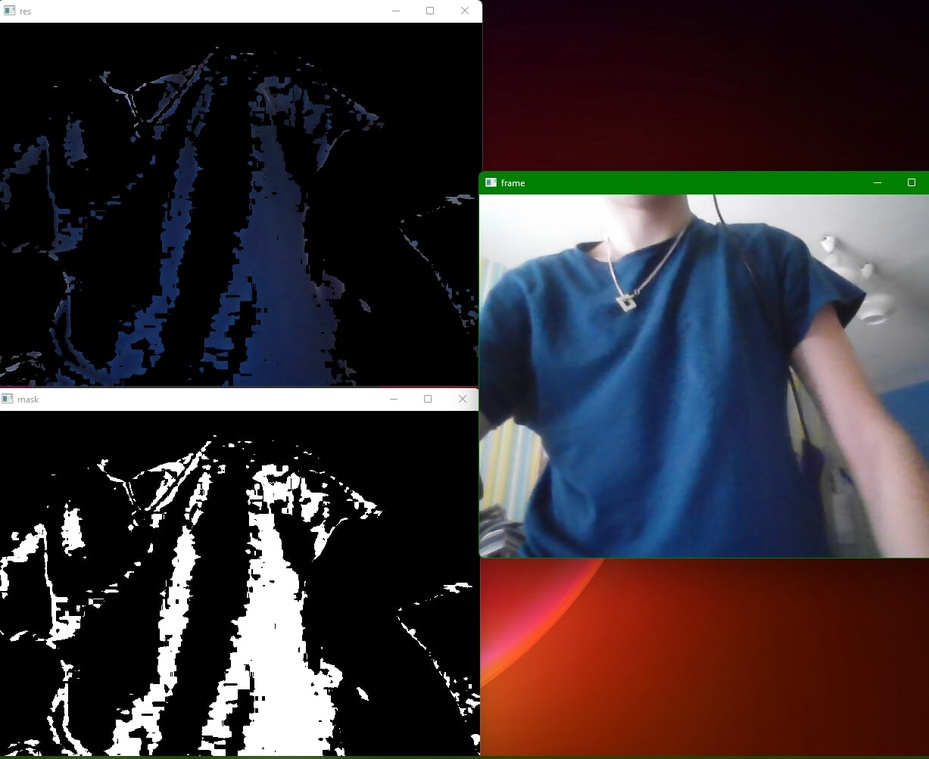
#> input picture OPENCV projects/object recogniton by color in real time/photo_2022-10-02_15-52-41.jpg, 929 x 759 px, shrunk from 1227 x 1003 before the run, given in place of the camera
$ python task4.py
#> lines starting #> are read from the running program, lines starting #| are printed output that depends on the picture; after the words box and inside, x2 and y2 are one past the last pixel; in counts of white or black regions, pixels touching at a corner belong together
import cv2
import numpy as np
cap = cv2.VideoCapture(0)
while(1):

# Take each frame
    _, frame = cap.read()
#> frame is the input picture: shape (759, 929, 3); mean B, G, R 53.8, 50.5, 59.1
# Convert BGR to HSV
    hsv = cv2.cvtColor(frame, cv2.COLOR_BGR2HSV)
#> hsv: shape (759, 929, 3); mean H, S, V 55.9, 106.1, 72.8
# define range of blue color in HSV
    lower_blue = np.array([110,50,50])
    upper_blue = np.array([130,255,255])
# Threshold the HSV image to get only blue colors
    mask = cv2.inRange(hsv, lower_blue, upper_blue)
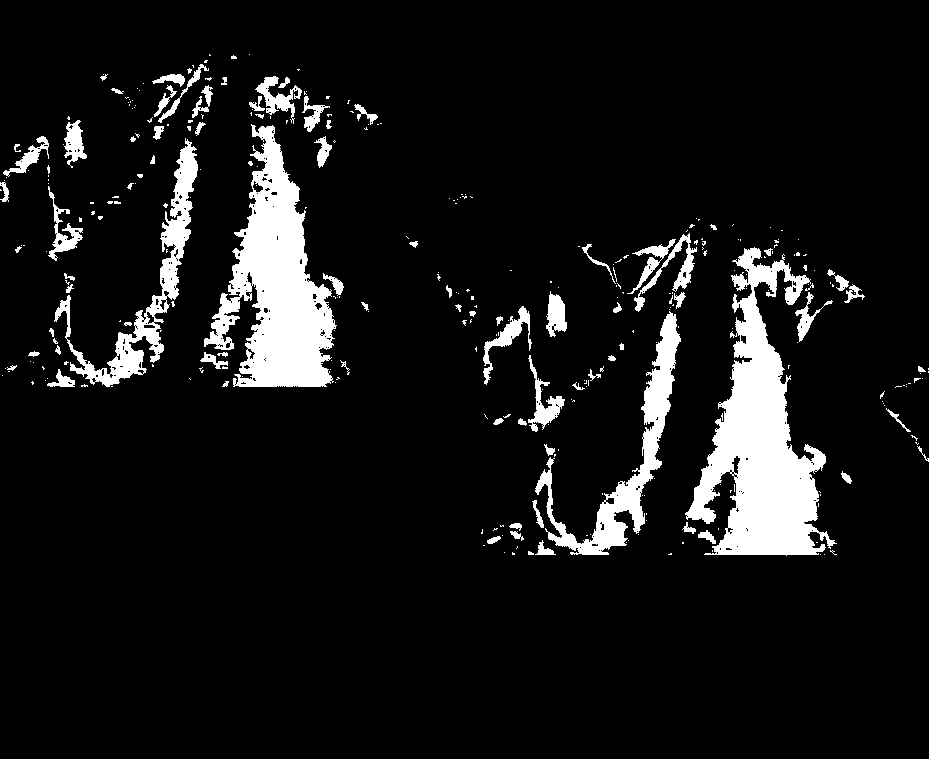
#> mask: shape (759, 929); 8.7% white; 329 white regions (247 under 20 px), largest, box (x1, y1, x2, y2) and area: (685, 247, 837, 556) 19705, (204, 124, 337, 387) 16432, (535, 311, 681, 555) 6453
# Bitwise-AND mask and original image
    res = cv2.bitwise_and(frame,frame, mask= mask)
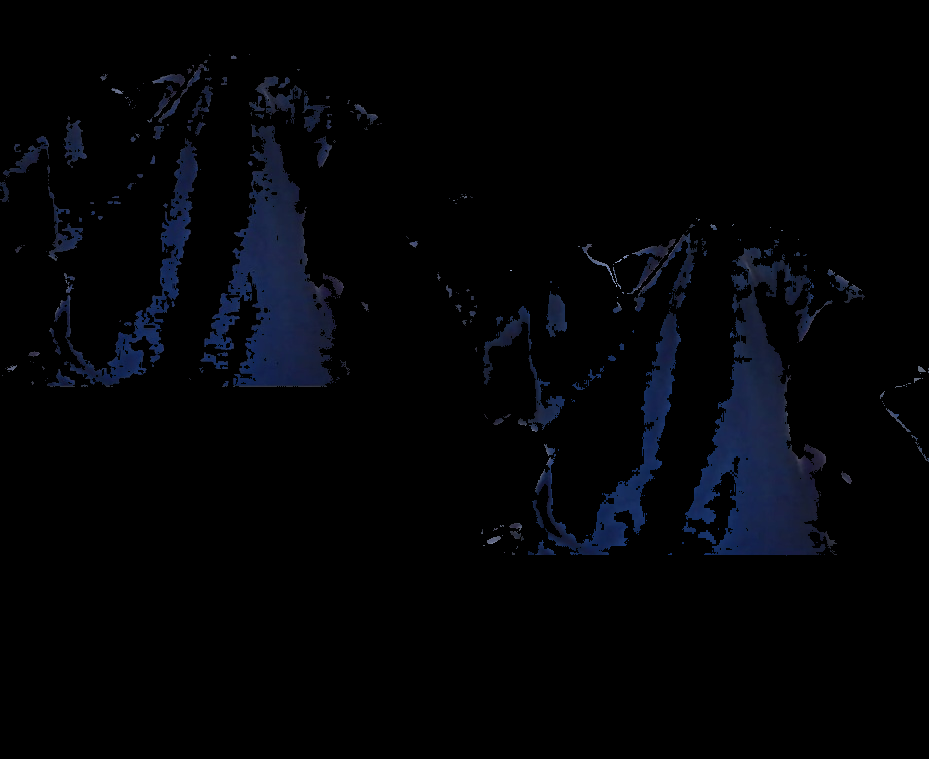
#> res: shape (759, 929, 3); mean B, G, R 6.4, 3.5, 2.4
    cv2.imshow('frame',frame)
    cv2.imshow('mask',mask)
    cv2.imshow('res',res)
    k = cv2.waitKey(5) & 0xFF
#> (key Esc is pressed here)
    if k == 27:
     break

cv2.destroyAllWindows()

$ run again, on OPENCV projects/object recogniton by color in real time/photo_2022-10-18_10-29-58.jpg
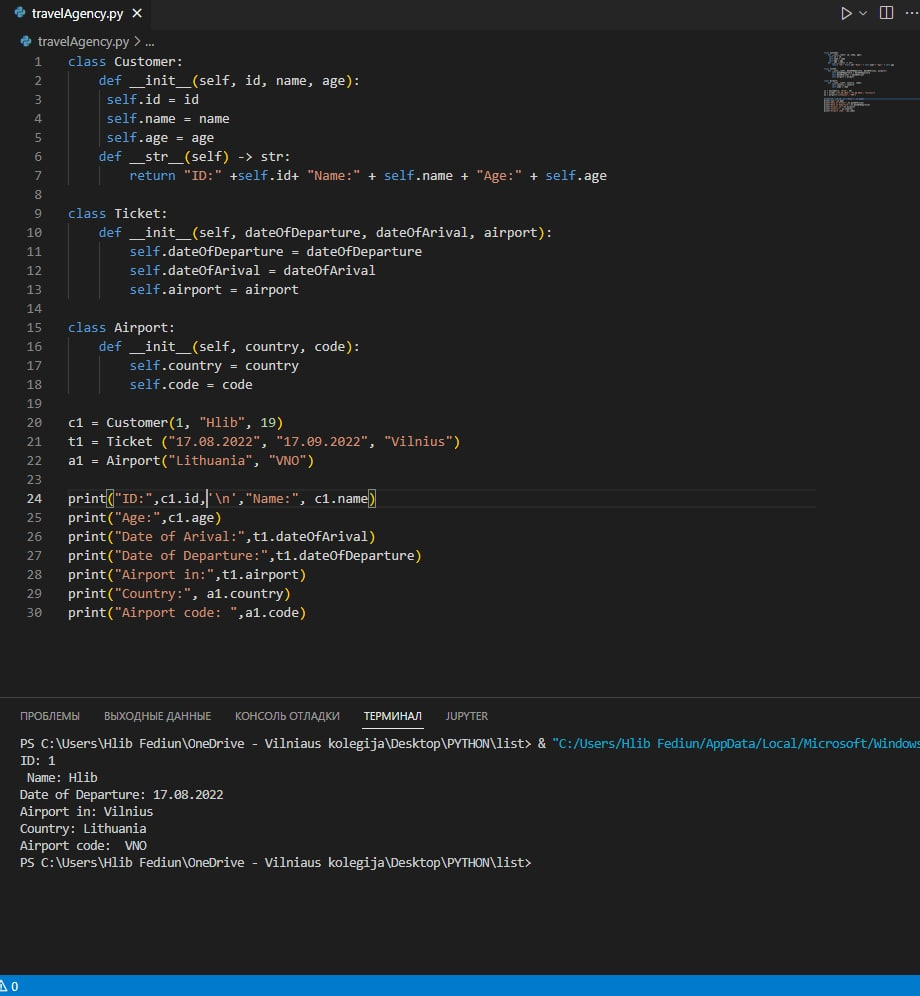
#> input picture OPENCV projects/object recogniton by color in real time/photo_2022-10-18_10-29-58.jpg, 920 x 996 px, given in place of the camera
#> frame is the input picture: shape (996, 920, 3); mean B, G, R 38.2, 36.4, 33.8
#> hsv: shape (996, 920, 3); mean H, S, V 20.5, 17.3, 39.4
#> `mask = cv2.inRange(hsv, lower_blue, upper_blue)`:
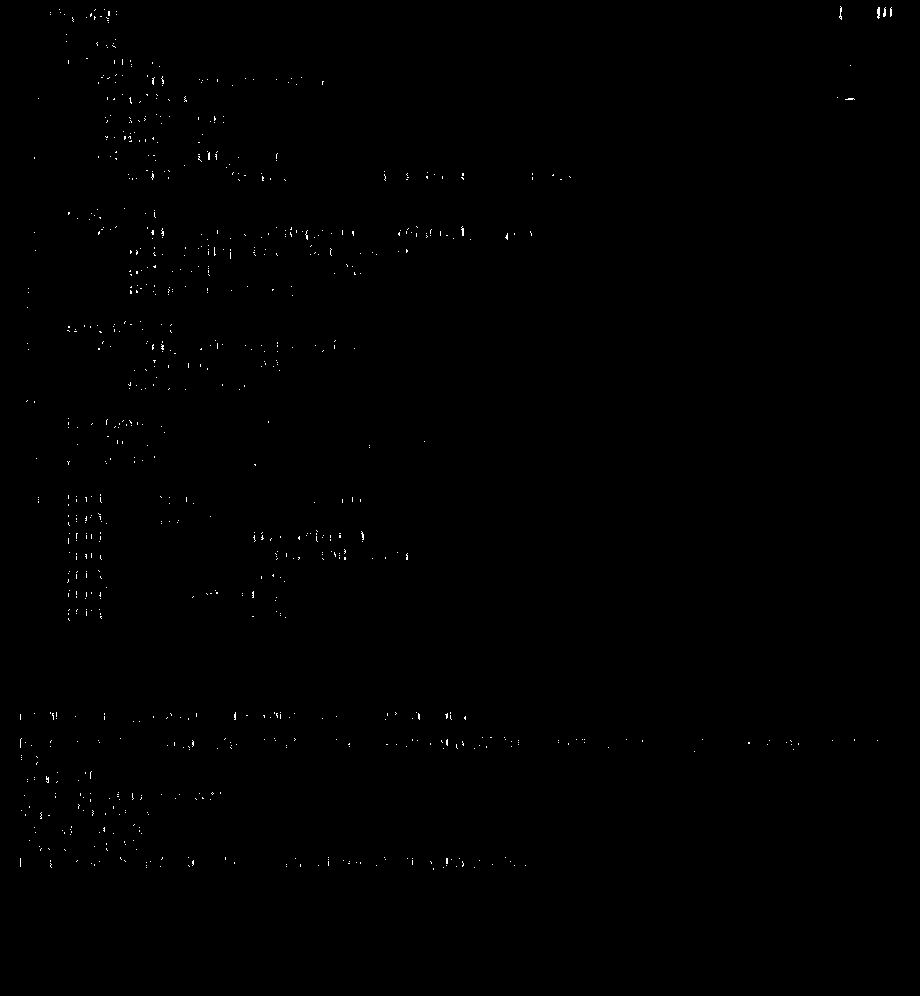
#> mask: shape (996, 920); 0.23% white in thin lines or dots, all inside (x1, y1, x2, y2) = (20, 6, 892, 870)
